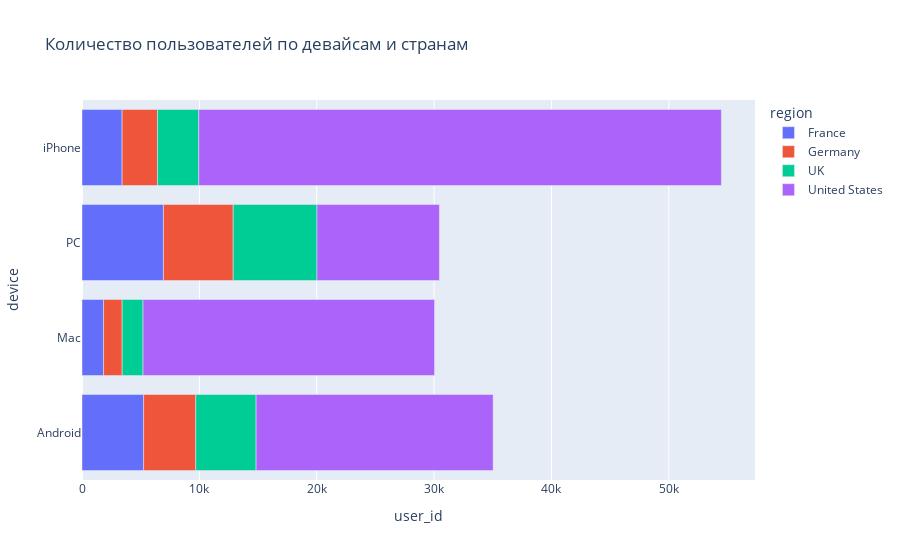

Here is the notebook cell this chart was saved with:
### Code cell
px.bar(profiles.groupby(['region', 'device']).agg({'user_id': 'nunique'}).reset_index(),
       y='device', x='user_id', orientation='h',
       color='region', title='Количество пользователей по девайсам и странам')

### Figure 1 — Plotly figure (JSON) as saved in the notebook; plotly's stock layout.template omitted (floating-point values rounded to 4 significant figures)
{"data": [{"alignmentgroup": "True", "hovertemplate": "region=France<br>user_id=%{x}<br>device=%{y}<extra></extra>", "legendgroup": "France", "marker": {"color": "#636efa", "pattern": {"shape": ""}}, "name": "France", "offsetgroup": "France", "orientation": "h", "showlegend": true, "textposition": "auto", "type": "bar", "x": [5252, 1838, 6940, 3420], "xaxis": "x", "y": ["Android", "Mac", "PC", "iPhone"], "yaxis": "y"}, {"alignmentgroup": "True", "hovertemplate": "region=Germany<br>user_id=%{x}<br>device=%{y}<extra></extra>", "legendgroup": "Germany", "marker": {"color": "#EF553B", "pattern": {"shape": ""}}, "name": "Germany", "offsetgroup": "Germany", "orientation": "h", "showlegend": true, "textposition": "auto", "type": "bar", "x": [4440, 1584, 5945, 3012], "xaxis": "x", "y": ["Android", "Mac", "PC", "iPhone"], "yaxis": "y"}, {"alignmentgroup": "True", "hovertemplate": "region=UK<br>user_id=%{x}<br>device=%{y}<extra></extra>", "legendgroup": "UK", "marker": {"color": "#00cc96", "pattern": {"shape": ""}}, "name": "UK", "offsetgroup": "UK", "orientation": "h", "showlegend": true, "textposition": "auto", "type": "bar", "x": [5141, 1778, 7138, 3518], "xaxis": "x", "y": ["Android", "Mac", "PC", "iPhone"], "yaxis": "y"}, {"alignmentgroup": "True", "hovertemplate": "region=United States<br>user_id=%{x}<br>device=%{y}<extra></extra>", "legendgroup": "United States", "marker": {"color": "#ab63fa", "pattern": {"shape": ""}}, "name": "United States", "offsetgroup": "United States", "orientation": "h", "showlegend": true, "textposition": "auto", "type": "bar", "x": [20199, 24842, 10432, 44529], "xaxis": "x", "y": ["Android", "Mac", "PC", "iPhone"], "yaxis": "y"}], "layout": {"barmode": "relative", "legend": {"title": {"text": "region"}, "tracegroupgap": 0}, "title": {"text": "Количество пользователей по девайсам и странам"}, "xaxis": {"anchor": "y", "domain": [0, 1], "title": {"text": "user_id"}}, "yaxis": {"anchor": "x", "domain": [0, 1], "title": {"text": "device"}}}}
